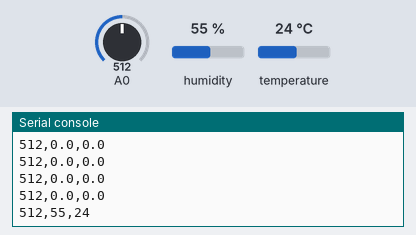
Recording of a program running on a simulated ESP8266 board running MicroPython. On the bench: the last lines printed to the serial console. The inputs (shaded band) are chosen by the test bench; at power-on: humidity 55 %, A0 = 512, temperature 24 °C (analog values on the 0–1023 scale). Library files of the repository ran but are not shown: Dht11Sensor.py.

Above: at 1.2 s.
1.3 s: humidity set to 22 %
At 1.99 s:
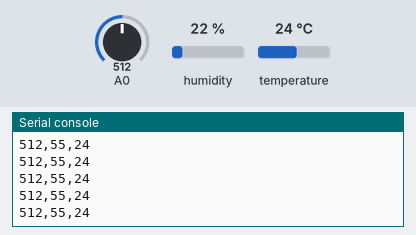
2.8 s: A0 set to 716
At 3.02 s:
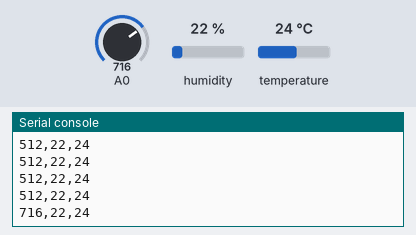
4.3 s: temperature set to 12 °C
At 5.07 s:
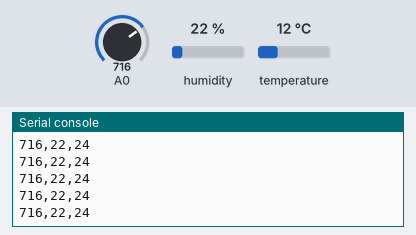
5.8 s: A0 set to 900
At 6.09 s:
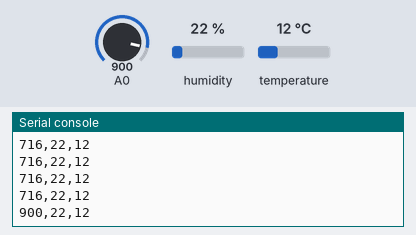
7.3 s: humidity set to 40 %
At 8.14 s:
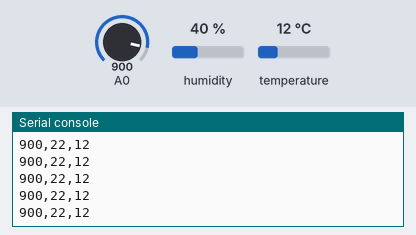
Timing chart, 0 to 9.8 s (numbered marks = the images above; inputs shaded):
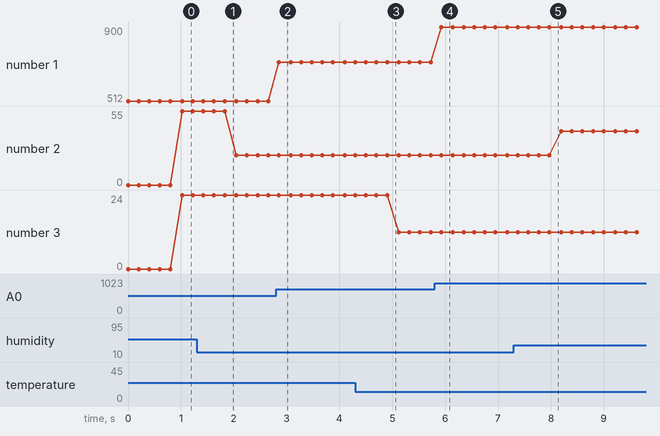

Measured:
- after the input at 2.8 s, the serial console: prints a new line after 0.05 s (image 2)
- after the input at 5.8 s, the serial console: prints a new line after 0.13 s (image 4)
- plotted number 1: 512 → 716 after the input at 2.8 s, 716 → 900 after the input at 5.8 s
- plotted number 2: 55 → 22 after the input at 1.3 s, 22 → 40 after the input at 7.3 s
- plotted number 3: 24 → 12 after the input at 4.3 s

The program:

main.py
```python
from machine import Pin
from time import sleep

#Wemos D1 mini
# digital pins
D0 = 16 #
D1 = 5 #
D2 = 4 #
D3 = 0 #
_D4 = 1 # used internally
D5 = 14 #
D6 = 12 #
D7 = 13 #
D8 = 15 #
# I2C pins
SCL = 5
SCA = 4
# analog pins
A0 = 0

from Sensorkit.FlameSensor import FlameSensor
flameSensor = FlameSensor(D2, A0)

from Sensorkit.Dht11Sensor import Dht11Sensor
dhtSensor = Dht11Sensor(D5)

while True:
  flames = flameSensor.value()
  temperature = dhtSensor.temperature()
  air = dhtSensor.humidity()
  # this format is used with the data provider
  print(flames, air, temperature, sep=",");

  sleep(0.2)
```

FlameSensor.py
```python
from machine import Pin, ADC

# A sensor to measure the (flame) heat of the environment
# high values indicate not a (flame) heat
# low values indicate a (flame) heat
# trim poti adjusts around value 500 only-
class FlameSensor():
  def __init__(self, DETECT, POT):
    global pinDetect, pot
    pinDetect = Pin(DETECT, Pin.IN)
    pot = ADC(POT)
  def value(self):
    return pot.read()
  def detect(self):
    return pinDetect.value()
```
